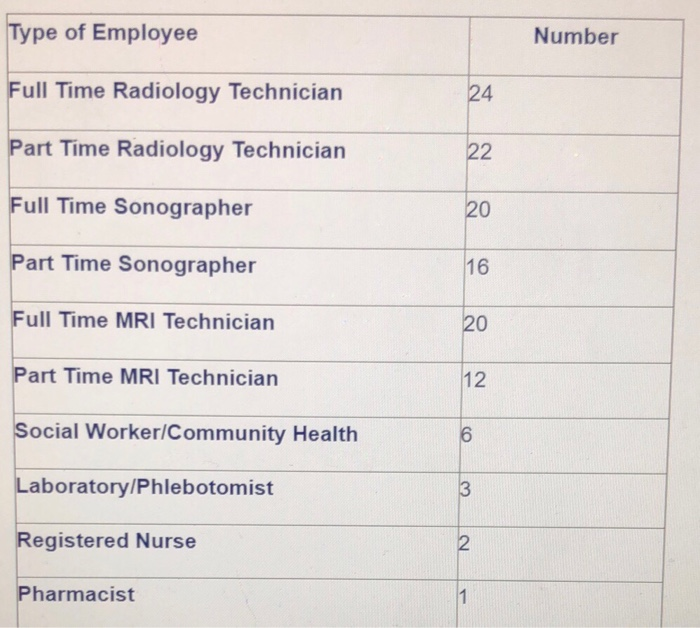
#> input picture testimage.png, 700 x 628 px; its folder holds only this picture in this run
$ python ocr.py --image testimage.png
#> lines starting #> are read from the running program, lines starting #| are printed output that depends on the picture; after the words box and inside, x2 and y2 are one past the last pixel; in counts of white or black regions, pixels touching at a corner belong together
# tutorial from https://www.pyimagesearch.com/2017/07/10/using-tesseract-ocr-python/
# https://www.pyimagesearch.com/2017/02/20/text-skew-correction-opencv-python/

# import the necessary packages
from PIL import Image
import pytesseract
import argparse
import cv2
import os
import numpy as np

# construct the argument parse and parse the arguments
ap = argparse.ArgumentParser()
ap.add_argument("-i", "--image", required=True,
    help="path to input image to be OCR'd")
ap.add_argument("-p", "--preprocess", type=str, default="thresh",
    help="type of preprocessing to be done")
args = vars(ap.parse_args())

# load the example image and convert it to grayscale
image = cv2.imread(args["image"])
#> image is the input picture: shape (628, 700, 3); mean B, G, R 214.6, 217.7, 223.7
gray = cv2.cvtColor(image, cv2.COLOR_BGR2GRAY)
gray = cv2.bitwise_not(gray)
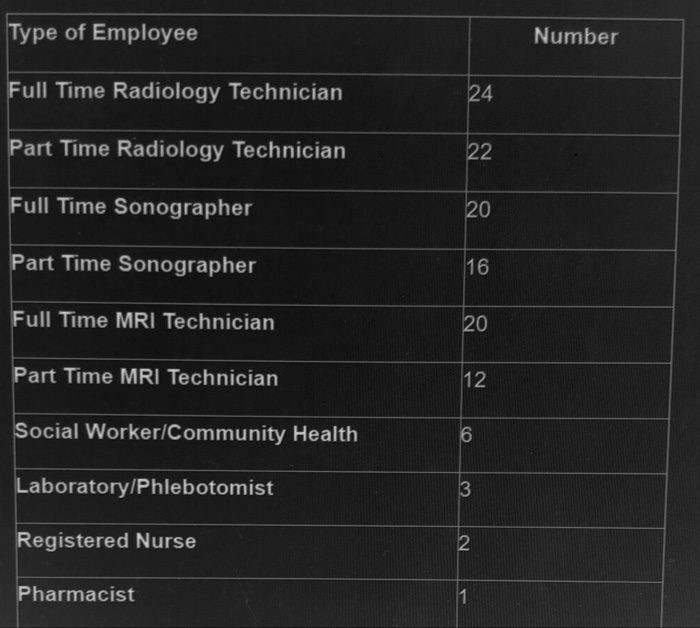
#> gray: shape (628, 700); min 7, max 207, mean 35.9
# threshold the image, setting all foreground pixels to
# 255 and all background pixels to 0

thresh = cv2.threshold(gray, 0, 255,
    cv2.THRESH_BINARY | cv2.THRESH_OTSU)[1]
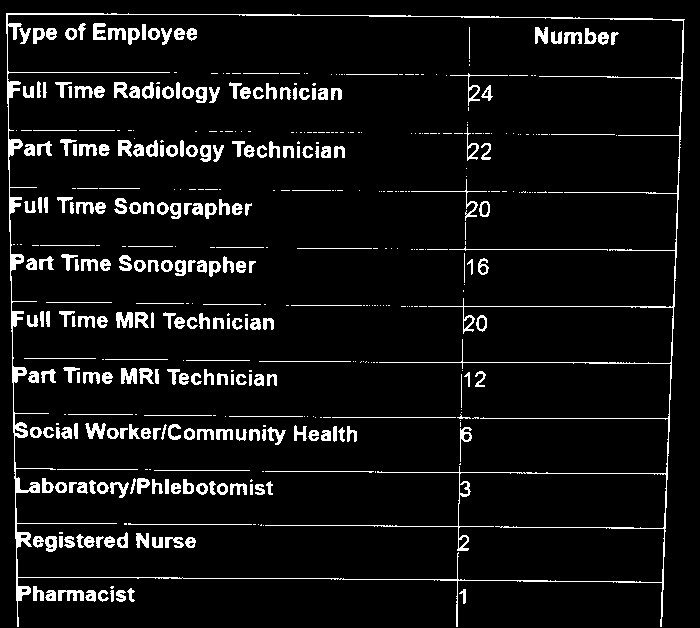
#> thresh: shape (628, 700); 7% white; 469 white regions (209 under 20 px), largest, box (x1, y1, x2, y2) and area: (6, 13, 685, 627) 7864, (116, 312, 133, 328) 201, (411, 179, 487, 221) 198
# grab the (x, y) coordinates of all pixel values that
# are greater than zero, then use these coordinates to
# compute a rotated bounding box that contains all
# coordinates
coords = np.column_stack(np.where(thresh > 0))
#> coords = 30853 pairs, first value 13 to 626, second value 6 to 684
angle = cv2.minAreaRect(coords)[-1]
#> angle = -90
# the `cv2.minAreaRect` function returns values in the
# range [-90, 0); as the rectangle rotates clockwise the
# returned angle trends to 0 -- in this special case we
# need to add 90 degrees to the angle
if angle < -45:
    angle = -(90 + angle)
#> angle = 0
# otherwise, just take the inverse of the angle to make
# it positive
else:
    angle = -angle

# rotate the image to deskew it
(h, w) = image.shape[:2]
#> h = 628; w = 700
center = (w // 2, h // 2)
#> center = (350, 314)
M = cv2.getRotationMatrix2D(center, angle, 1.0)
#> M = [[1, 0, 0], [0, 1, 0]]
rotated = cv2.warpAffine(image, M, (w, h),
    flags=cv2.INTER_CUBIC, borderMode=cv2.BORDER_REPLICATE)
#newgray = cv2.bitwise_not(rotated)
newgray = rotated

#print(gray)
#print(rotated)
#newgray  =cv2.cvtColor(rotated, cv2.COLOR_BGR2GRAY)
#newgray = cv2.threshold(newgray, 0, 255,
#    cv2.THRESH_BINARY | cv2.THRESH_OTSU)[1]


# check to see if we should apply thresholding to preprocess the
# image
if args["preprocess"] == "thresh":
    gray = cv2.threshold(gray, 0, 255,
        cv2.THRESH_BINARY | cv2.THRESH_OTSU)[1]
# make a check to see if median blurring should be done to remove
# noise
elif args["preprocess"] == "blur":
    gray = cv2.medianBlur(gray, 3)
# write the grayscale image to disk as a temporary file so we can
# apply OCR to it

filename = "{}.png".format(os.getpid())
filename2 = "gray.png"
filename2 = "rotated.png"

cv2.imwrite(filename2, gray)
cv2.imwrite(filename, newgray)


# load the image as a PIL/Pillow image, apply OCR, and then delete
# the temporary file
#> (the run stopped early here; a loop or call above may not have finished)
